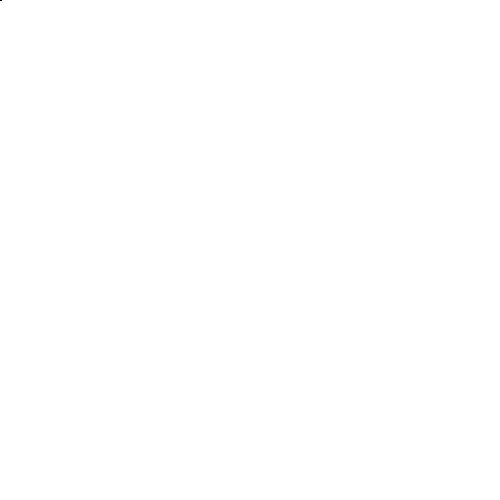
Frame 1 (no input)
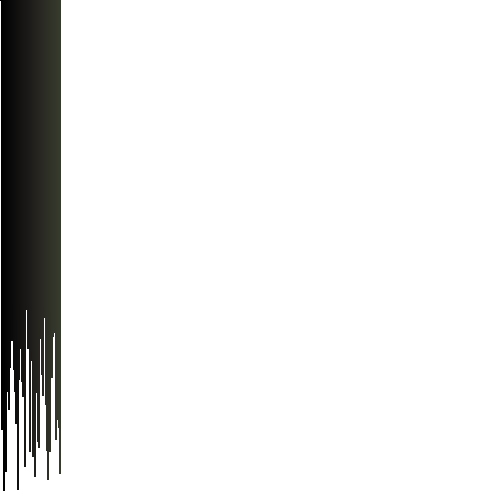
Frame 60 (the mouse pressed at the canvas centre just before this capture)
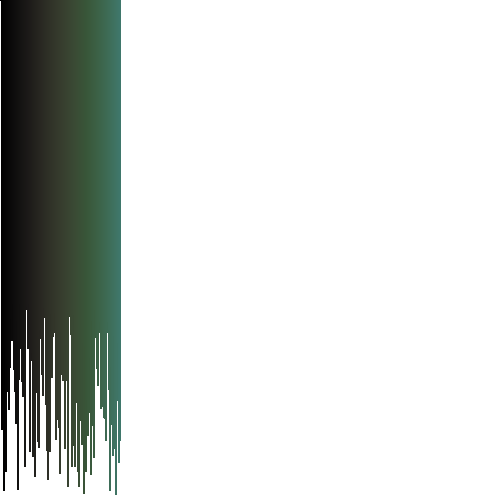
Frame 120 (the mouse held since frame 60 and released just before this capture)

The Processing sketch that drew these frames (run headless with seeded random() and noise(); from frame 60 on, the mouse is pressed at the canvas centre):

// Processing sketch: E2
// ── E2.pde
int x,z;
int h,s,b;

void setup()
{
  size(500,500);
  background(255);
}

void draw()
{
  colorMode(HSB);
  fill(h,s,b);
  stroke(h,s,b);
  rect(x,0,1,0+z);
  z=floor(random(300,500));
  x++;
  h++;
  s++;
  b++;
  x%=500;
  h%=255;
}
